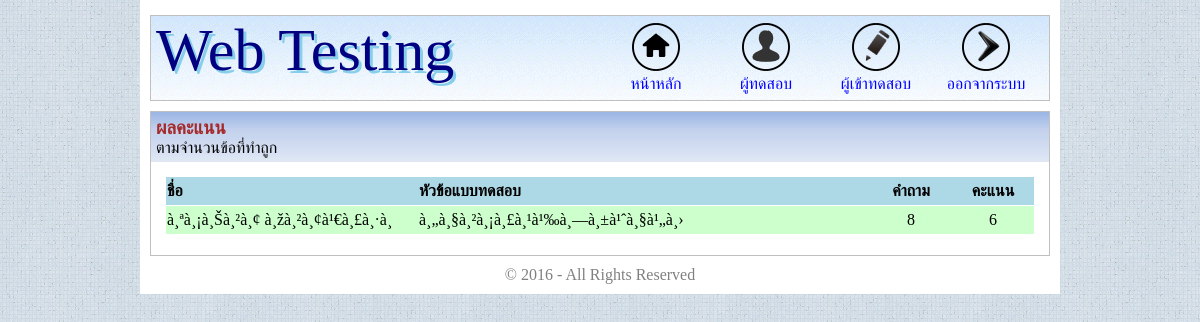
The page /score.php (signed in) on the database its author committed.
### tables this page shows
CREATE TABLE IF NOT EXISTS `score` (
  `testee_id` mediumint(8) unsigned NOT NULL DEFAULT '0',
  `subject_id` smallint(5) unsigned NOT NULL DEFAULT '0',
  `amount` smallint(5) unsigned DEFAULT NULL,
  PRIMARY KEY (`testee_id`,`subject_id`)
);

CREATE TABLE IF NOT EXISTS `subject` (
  `subject_id` smallint(5) unsigned NOT NULL AUTO_INCREMENT,
  `subject_text` varchar(200) DEFAULT NULL,
  `date_test` date DEFAULT NULL,
  `time_start` time DEFAULT NULL,
  `time_end` time DEFAULT NULL,
  PRIMARY KEY (`subject_id`)
);

### score.php (the view, shortened to what this page needs)
<!doctype html>
<html>
<head>
</head>
<body>
<div id="container">
<?php include "header.php"; ?>
<article>
<section id="top">
	<h3>ผลคะแนน</h3>
    <span>ตามจำนวนข้อที่ทำถูก</span>
</section>
<section id="content">
<table>
<tr><th>ชื่อ</th><th>หัวข้อแบบทดสอบ</th><th>คำถาม</th><th>คะแนน</th></tr>
<?php
include "dblink.php";
$sql = "SELECT * FROM score WHERE ";
$tid = 1;
if(isset($_SESSION['testee_id'])) {
	$tid = " testee_id = {$_SESSION['testee_id']}";
}
$sub = 1;
$sql .= $tid . " AND " . $sub;
$result = mysqli_query($link, $sql);
while($data = mysqli_fetch_array($result)) {
	$sql = "SELECT CONCAT(firstname, '  ', lastname) FROM testee WHERE  testee_id = {$data['testee_id']}";
	$r = mysqli_query($link, $sql);
	$row = mysqli_fetch_array($r);
	$name = $row[0];
	$subject_id = $data['subject_id'];
	$sql = "SELECT COUNT(*) FROM question WHERE subject_id = $subject_id";
	$r = mysqli_query($link, $sql);
	$row = mysqli_fetch_array($r);
	$questions = $row[0];
	$sql = "SELECT subject_text FROM subject WHERE subject_id = $subject_id";
	$r = mysqli_query($link, $sql);
	$row = mysqli_fetch_array($r);
	$subject = $row[0];
	echo "<tr>
				<td>$name</td><td>$subject</td><td>$questions</td><td>{$data['amount']}</td>
			</tr>";
}
?>
</table>
</section>
</article>
<?php include "footer.php"; ?>
</div>
</body>
</html>

### global.css (style rules this page uses)
* { font-family: tahoma; }
body { margin-top: 0px; background: lightgray url(images/bg.jpg) fixed; }
#container { width: 900px; background: white; margin: auto; padding: 5px 10px; }
#container > * { width: auto; border: solid 1px silver; margin: auto; margin-top: 10px; }
section#top { width: auto; background: url(images/bg_top.jpg); padding: 5px; }
section#top > h3 { margin: 0px; color: brown; }

### score.php (style rules this page uses)
table { border-collapse: collapse; margin: 15px auto 20px; }
tr { border-bottom: solid 1px white; }
th { background: lightblue; text-align: left; }
th:nth-child(1) { width: 250px;; }
th:nth-child(2) { width: 450px; }
tr > *:nth-child(3), tr > *:nth-child(4) { width: 80px; text-align: center; }
th, td { padding: 5px 1px; vertical-align: top; }
tr:nth-of-type(odd) { background-color: #ddd; }
tr:nth-of-type(even) { background-color: #cfc; }

### rows shown on the page
score: name "à¸ªà¸¡à¸Šà¸²à¸¢ à¸žà¸²à¸¢à¹€à¸£à¸·à¸­", subject.subject_text "à¸„à¸§à¸²à¸¡à¸£à¸¹à¹‰à¸—à¸±à¹ˆà¸§à¹„à¸›", questions "8", amount "6"
